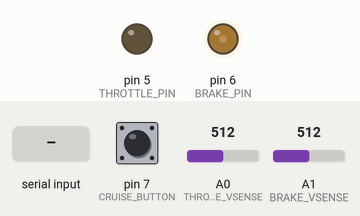
The sketch below on a simulated Arduino Uno, built with avr-gcc and run on an emulated ATmega328P. Parts: output pins drawn as LEDs (lit = HIGH). Inputs (shaded band) come from the test bench; at power-on: A0 (THROTTLE_VSENSE) = 512, pin 7 (CRUISE_BUTTON) LOW, A1 (BRAKE_VSENSE) = 512. What the sketch prints to the serial monitor is not drawn.

Above: at 1.2 s.
1.3 s: "90,45\n" received over Serial
At 2.5 s:
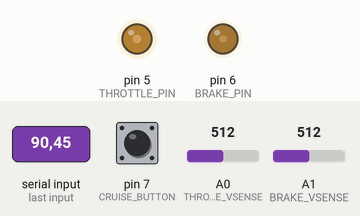
2.9 s: "200\n" received over Serial
At 3.7 s:
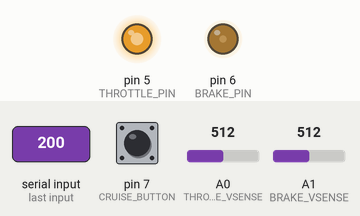
4.5 s: "30,150\n" received over Serial
At 4.9 s:
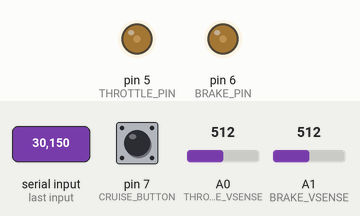
6.1 s: A0 (THROTTLE_VSENSE) set to 716
9.1 s: pin 7 (CRUISE_BUTTON) pulled HIGH for 0.15 s
At 9.8 s:
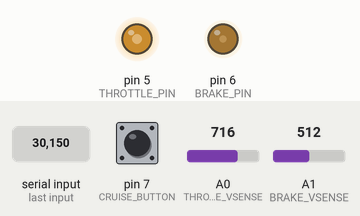
10.7 s: A1 (BRAKE_VSENSE) set to 190
Timing chart, 0 to 13.7 s (numbered marks = the images above; inputs shaded):
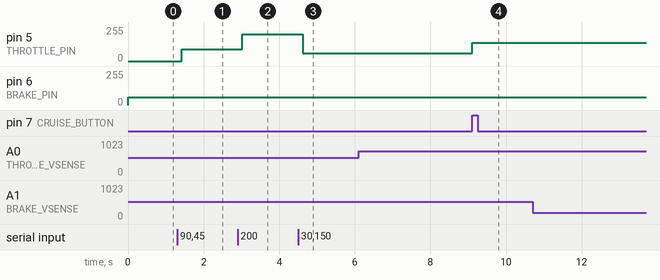

Measured:
- after the input at 1.3 s, pin 5 (THROTTLE_PIN): 0/255 → 90/255 after 0.13 s
- after the input at 2.9 s, pin 5 (THROTTLE_PIN): 90/255 → 200/255 after 0.13 s
- after the input at 4.5 s, pin 5 (THROTTLE_PIN): 200/255 → 60/255 after 0.13 s
- after the input at 9.1 s, pin 5 (THROTTLE_PIN): 60/255 → 138/255 at once

The sketch:

pedal_control.ino
```cpp
//Defining Pin Constants
const int THROTTLE_PIN  = 5;
const int BRAKE_PIN = 6;
const int THROTTLE_VSENSE = A0;
const int BRAKE_VSENSE  = A1;
const int CRUISE_BUTTON = 7;

//Math COnstnats
const int THROTTLE_MIN = 60; //TODO
const int BRAKE_MIN = 60; //TODO
const int THROTTLE_MAX = 255;
const int BRAKE_MAX = 255;

const int THROTTLE_VSENSE_MIN = 161; //TODO
const int BRAKE_VSENSE_MIN = 161; //TODO

//Defining Global Variables
bool estop = false;
bool cc_button_read = false;
bool cc_button_last = false;
bool cruise_control = false;
bool cruise_control_last = false;
int throttle_position = 0; //TODO
int brake_position = 0; //TODO
int throttle_read = 0; //TODO
int brake_read = 0; //TODO
int throttle_cruise = 0;
String serial_return = "";


void setup() {
  Serial.begin(115200); //High Speed Baud Rate, may degrade with cable quality/

  pinMode(THROTTLE_PIN, OUTPUT);
  pinMode(BRAKE_PIN,  OUTPUT);
  pinMode(CRUISE_BUTTON,  INPUT);

  TCCR0B = (TCCR0B & 0b11111000) | 0x02; // Uses Prescaler of 8 for Pins 5/6 PWM Output
}


void loop() {
  throttle_read = map(analogRead(THROTTLE_VSENSE) - THROTTLE_VSENSE_MIN, 0, 1023, 0, 255);
  brake_read = map(analogRead(BRAKE_VSENSE) - BRAKE_VSENSE_MIN,0,1023,0,255);

  //Cruise Control Activation from Button
  cc_button_read = digitalRead(CRUISE_BUTTON);
  cruise_control = (cc_button_read && !cc_button_last);
  cc_button_last = cc_button_read;

  if (cruise_control && !cruise_control_last){ //Reads Throttle Voltage When Cruise Control is Triggered
    throttle_cruise = throttle_read;
  }

  if (cruise_control){
    if (brake_read+60>200){
      cruise_control = false; //Disables Cruise Control with the press of brake
    }
    else {
      throttle_position = throttle_cruise;
    }
  }

  if (Serial.available()){ //Serial Control Should only be used for controlling throttle inputs... for now.
    String throttle_wire = Serial.readStringUntil("\n");
    int throttle_input = throttle_wire.toInt();

    throttle_position = constrain(throttle_input, THROTTLE_MIN, THROTTLE_MAX);
  }

  if (estop){
    analogWrite(THROTTLE_PIN, THROTTLE_MIN);
    analogWrite(BRAKE_PIN, BRAKE_MAX);
  }
  else{
    analogWrite(THROTTLE_PIN, throttle_position);
    analogWrite(BRAKE_PIN, BRAKE_MIN);
  }
  serial_return = "<s>TR=" + String(throttle_read) + ",BR=" + String(brake_read)+",CC="+String(cruise_control) +"<e>";
  Serial.println(serial_return);
  }
```
